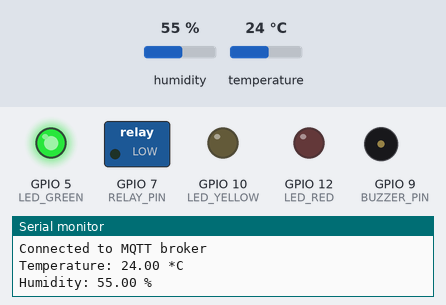
The program below on a simulated ESP32. Parts: switched loads named in the program (green lamp = pin HIGH), output pins drawn as LEDs (lit = HIGH), buzzer (waves = sounding, pin HIGH), the last lines printed to the serial monitor. The inputs (shaded band) are chosen by the test bench; at power-on: temperature 24 °C, humidity 55 %. WiFi joins after 1.5 s; servers stay silent unless stated; no MQTT or app messages arrive unless stated.

Above: at 2.7 s.
2.8 s: temperature set to 33 °C
At 4.8 s:
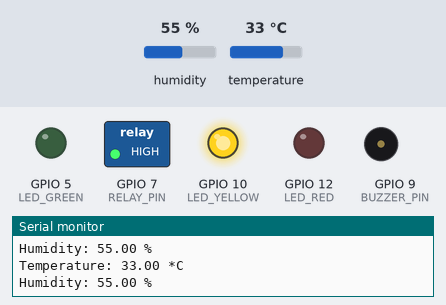
5.1 s: temperature set to 37 °C
At 6.1 s:
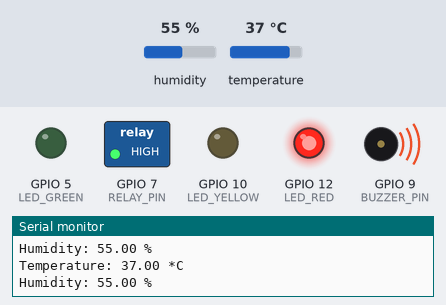
9.1 s: temperature set to 12 °C
At 10.8 s:
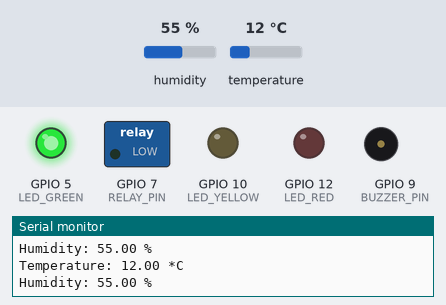
11.1 s: temperature set to 41 °C
At 12.1 s:
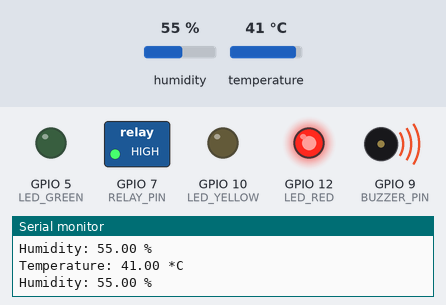
Timing chart, 0 to 14.1 s (numbered marks = the images above; inputs shaded):
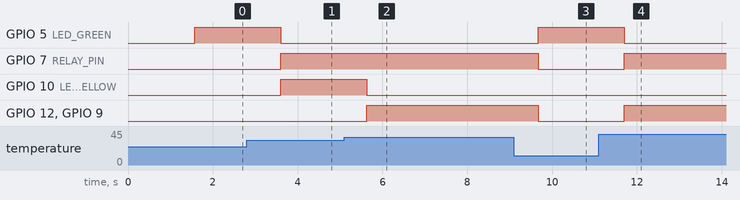

Measured:
- the behaviour switches between 35 and 36 °C on temperature (found by bisection; images 1 and 2)
- after the input at 2.8 s, GPIO 5 (LED_GREEN): HIGH → LOW after 0.80 s; GPIO 7 (RELAY_PIN), GPIO 10 (LED_YELLOW): LOW → HIGH after 0.80 s
- after the input at 5.1 s, GPIO 10 (LED_YELLOW): HIGH → LOW after 0.53 s; GPIO 12 (LED_RED), GPIO 9 (BUZZER_PIN): LOW → HIGH after 0.53 s
- after the input at 9.1 s, GPIO 5 (LED_GREEN): LOW → HIGH after 0.58 s; GPIO 7 (RELAY_PIN), GPIO 12 (LED_RED), GPIO 9 (BUZZER_PIN): HIGH → LOW after 0.58 s
- after the input at 11.1 s, GPIO 5 (LED_GREEN): HIGH → LOW after 0.60 s; GPIO 7 (RELAY_PIN), GPIO 12 (LED_RED), GPIO 9 (BUZZER_PIN): LOW → HIGH after 0.60 s

The program:

main.cpp
```cpp
#include <Arduino.h>
#include <WiFi.h>
#include <PubSubClient.h>
#include <DHT.h>

// WiFi settings
const char *ssid = "Wokwi-GUEST"; // Replace with your WiFi name
const char *password = "";        // Replace with your WiFi password

// MQTT Broker settings
const char *mqtt_broker = "broker.emqx.io";    // EMQX broker endpoint
const char *mqtt_topic = "UTS_IOT/emqx/esp32"; // MQTT topic
const char *mqtt_username = "ichlasul";        // MQTT username for authentication
const char *mqtt_password = "ichlasul07";      // MQTT password for authentication
const int mqtt_port = 1883;                    // MQTT port (TCP)

WiFiClient espClient;
PubSubClient mqtt_client(espClient);

// DHT Sensor settings
#define DHTPIN 33
#define DHTTYPE DHT11
DHT dht(DHTPIN, DHTTYPE);

// GPIO pin assignments
const int LED_GREEN = 5;
const int LED_YELLOW = 10;
const int LED_RED = 12;
const int RELAY_PIN = 7;
const int BUZZER_PIN = 9;

void connectToWiFi();
void connectToMQTTBroker();
void mqttCallback(char *topic, byte *payload, unsigned int length);

void setup()
{
  Serial.begin(115200);

  // Initialize pins
  pinMode(LED_GREEN, OUTPUT);
  pinMode(LED_YELLOW, OUTPUT);
  pinMode(LED_RED, OUTPUT);
  pinMode(RELAY_PIN, OUTPUT);
  pinMode(BUZZER_PIN, OUTPUT);

  // Initialize DHT sensor
  dht.begin();

  connectToWiFi();
  mqtt_client.setServer(mqtt_broker, mqtt_port);
  mqtt_client.setCallback(mqttCallback);
  connectToMQTTBroker();
}

void connectToWiFi()
{
  WiFi.begin(ssid, password);
  Serial.print("Connecting to WiFi");
  while (WiFi.status() != WL_CONNECTED)
  {
    delay(500);
    Serial.print(".");
  }
  Serial.println("\nConnected to the WiFi network");
}

void connectToMQTTBroker()
{
  while (!mqtt_client.connected())
  {
    String client_id = "esp8266-client-" + String(WiFi.macAddress());
    Serial.printf("Connecting to MQTT Broker as %s.....\n", client_id.c_str());
    if (mqtt_client.connect(client_id.c_str(), mqtt_username, mqtt_password))
    {
      Serial.println("Connected to MQTT broker");
      mqtt_client.subscribe(mqtt_topic);
    }
    else
    {
      Serial.print("Failed to connect to MQTT broker, rc=");
      Serial.print(mqtt_client.state());
      Serial.println(" try again in 2 seconds");
      delay(2000);
    }
  }
}

void mqttCallback(char *topic, byte *payload, unsigned int length)
{
  Serial.print("Message received on topic: ");
  Serial.println(topic);
  // Process incoming MQTT messages if needed
}

void loop()
{
  mqtt_client.loop();

  // Read temperature and humidity from DHT sensor
  float temperature = dht.readTemperature();
  float humidity = dht.readHumidity();

  // Check if reading failed
  if (isnan(temperature) || isnan(humidity))
  {
    Serial.println("Failed to read from DHT sensor!");
    return;
  }

  // Logic for LED, buzzer, and relay control based on temperature
  if (temperature > 35)
  {
    digitalWrite(LED_RED, HIGH);
    digitalWrite(BUZZER_PIN, HIGH);
    digitalWrite(LED_YELLOW, LOW);
    digitalWrite(LED_GREEN, LOW);
  }
  else if (temperature >= 30 && temperature <= 35)
  {
    digitalWrite(LED_YELLOW, HIGH);
    digitalWrite(BUZZER_PIN, LOW);
    digitalWrite(LED_RED, LOW);
    digitalWrite(LED_GREEN, LOW);
  }
  else
  {
    digitalWrite(LED_GREEN, HIGH);
    digitalWrite(BUZZER_PIN, LOW);
    digitalWrite(LED_YELLOW, LOW);
    digitalWrite(LED_RED, LOW);
  }

  // Control the pump (relay) based on temperature
  if (temperature > 30)
  {
    digitalWrite(RELAY_PIN, HIGH); // Turn on the pump
  }
  else
  {
    digitalWrite(RELAY_PIN, LOW); // Turn off the pump
  }

  // Send data to MQTT broker in JSON format
  String payload = "{\"temperature\":" + String(temperature) + ",\"humidity\":" + String(humidity) + ",\"pump_status\":" + (digitalRead(RELAY_PIN) ? "ON" : "OFF") + "}";
  if (!mqtt_client.publish(mqtt_topic, payload.c_str()))
  {
    Serial.println("Failed to publish message to MQTT topic");
  }

  // Print sensor data to Serial Monitor
  Serial.print("Temperature: ");
  Serial.print(temperature);
  Serial.println(" *C");

  Serial.print("Humidity: ");
  Serial.print(humidity);
  Serial.println(" %");

  delay(2000); // Delay between readings to avoid flooding the broker
}
```
